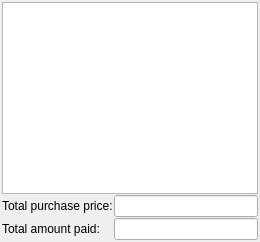
            <widget class="QWidget" name="tabBuyJobPurchases">
             <attribute name="title">
              <string>Job Purchases</string>
             </attribute>
             <layout class="QVBoxLayout" name="vLayoutBuyJobTotals" stretch="0">
              <property name="spacing">
               <number>1</number>
              </property>
              <property name="leftMargin">
               <number>1</number>
              </property>
              <property name="topMargin">
               <number>1</number>
              </property>
              <property name="rightMargin">
               <number>1</number>
              </property>
              <property name="bottomMargin">
               <number>1</number>
              </property>
              <item>
               <widget class="QFrame" name="frmBuyTotalPrices">
                <property name="minimumSize">
                 <size>
                  <width>0</width>
                  <height>50</height>
                 </size>
                </property>
                <property name="frameShape">
                 <enum>QFrame::NoFrame</enum>
                </property>
                <property name="frameShadow">
                 <enum>QFrame::Plain</enum>
                </property>
                <property name="lineWidth">
                 <number>0</number>
                </property>
                <layout class="QFormLayout" name="formLayout">
                 <property name="horizontalSpacing">
                  <number>1</number>
                 </property>
                 <property name="verticalSpacing">
                  <number>1</number>
                 </property>
                 <property name="leftMargin">
                  <number>1</number>
                 </property>
                 <property name="topMargin">
                  <number>1</number>
                 </property>
                 <property name="rightMargin">
                  <number>1</number>
                 </property>
                 <property name="bottomMargin">
                  <number>1</number>
                 </property>
                 <item row="1" column="0">
                  <widget class="QLabel" name="lblBuyTotalPurchasePriceForJob">
                   <property name="text">
                    <string>Total purchase price:</string>
                   </property>
                   <property name="title" stdset="0">
                    <string>Total purchase price:</string>
                   </property>
                  </widget>
                 </item>
                 <item row="1" column="1">
                  <widget class="vmLineEdit" name="txtBuyTotalPurchasePriceForJob">
                   <property name="focusPolicy">
                    <enum>Qt::ClickFocus</enum>
                   </property>
                  </widget>
                 </item>
                 <item row="2" column="0">
                  <widget class="QLabel" name="lblBuyTotalPaidForJob">
                   <property name="text">
                    <string>Total amount paid:</string>
                   </property>
                  </widget>
                 </item>
                 <item row="2" column="1">
                  <widget class="vmLineEdit" name="txtBuyTotalPaidForJob">
                   <property name="focusPolicy">
                    <enum>Qt::ClickFocus</enum>
                   </property>
                  </widget>
                 </item>
                 <item row="0" column="0" colspan="2">
                  <widget class="vmListWidget" name="buysJobList"/>
                 </item>
                </layout>
               </widget>
              </item>
             </layout>
            </widget>
